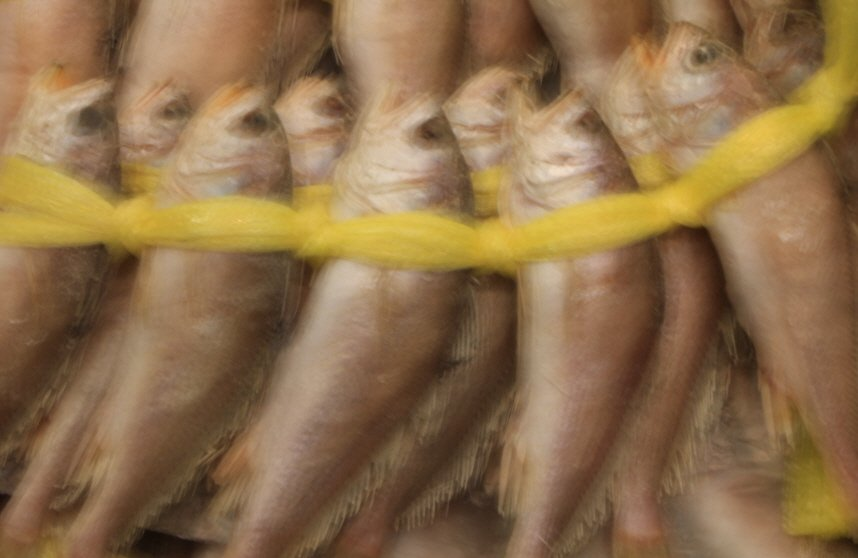
%> input picture fishes.jpg, 858 x 558 px
$ octave test_blind_deconv.m   (GNU Octave 9; MATLAB toolbox functions it lacks are replaced by stand-ins)
%> lines starting %> are read from the running program, lines starting %| are printed output that depends on the picture
### ms_blind_deconv.m
function [yorig, deblur, kernel, opts] = ms_blind_deconv(fn, opts)
%> called with fn = 'fishes.jpg'

%
% Do multi-scale blind deconvolution given input file name and options
% structure opts. Returns a double deblurred image along with estimated
% kernel. Following the kernel estimation, a non-blind deconvolution is run.
%
% Copyright (2011): Dilip Krishnan, Rob Fergus, New York University.
%

if (isempty(fn))
  if (isempty(opts.blur))
    fprintf('No image provided in fn or opts.blur!!!\n');
    return;
  else
    y = opts.blur;
  end;
else
  y = im2double(imread(fn));
end;

% prescale the image if it's too big; kernel size is defined for the SCALED image
for k = 1:size(y, 3)
  y1(:, :, k) = imresize(y(:, :, k), opts.prescale, 'bilinear');
end;
y = y1;

% save off for non-blind deconvolution
yorig = y;

% gamma correct
y = y.^opts.gamma_correct;

% use a window to estimate kernel
if (~isempty(opts.kernel_est_win))
  w = opts.kernel_est_win;
  if (size(y, 3) == 3)
    y = rgb2gray(y([w(1):w(3)], [w(2):w(4)], :));
  end;
else
  if (size(y, 3) == 3)
    y = rgb2gray(y);
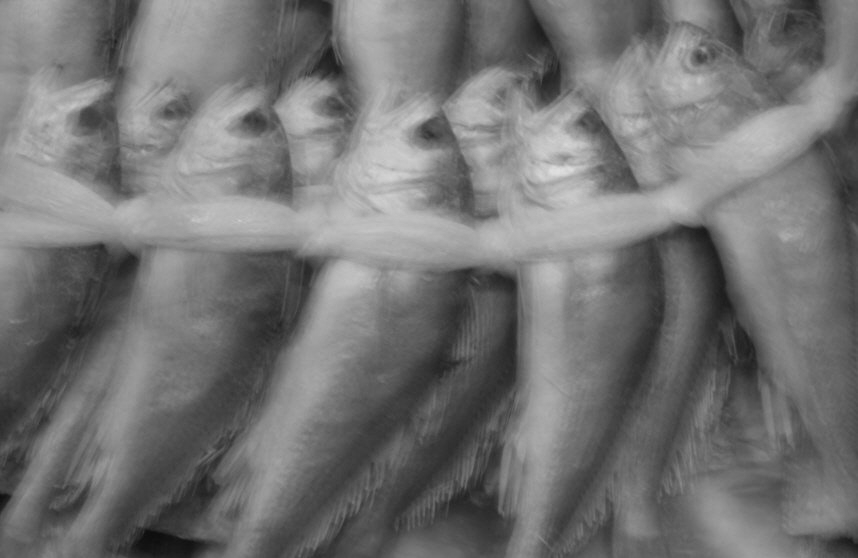
%> y: size 558x858 double; min 0.0526, max 0.881, mean 0.455
  end;
end;

b = zeros(opts.kernel_size);
bhs = floor(size(b, 1)/2);

% set kernel size for coarsest level - must be odd
minsize = max(5, 2*floor(((opts.kernel_size - 1)/16)) + 1);
fprintf('Kernel size at coarsest level is %d\n', minsize);

% derivative filters
dx = [-1 1; 0 0];
dy = [-1 0; 1 0];

% l2 norm of gradient images
l2norm = 6;

resize_step = sqrt(2);
% determine number of scales
num_scales = 1;
tmp = minsize;
while(tmp < opts.kernel_size)
  ksize(num_scales) = tmp;
  num_scales = num_scales + 1;
  tmp = ceil(tmp * resize_step);
  if (mod(tmp, 2) == 0)
    tmp = tmp + 1;
  end;
end;
ksize(num_scales) = opts.kernel_size;


% blind deconvolution - multiscale processing
for s = 1:num_scales
  if (s == 1)
    % at coarsest level, initialize kernel
    ks{s} = init_kernel(ksize(1));
    k1 = ksize(1);
    k2 = k1; % always square kernel assumed
  else
    % upsample kernel from previous level to next finer level
    k1 = ksize(s);
    k2 = k1; % always square kernel assumed

    % resize kernel from previous level
    tmp = ks{s-1};
    tmp(tmp<0) = 0;
    tmp = tmp/sum(tmp(:));
    ks{s} = imresize(tmp, [k1 k2], 'bilinear');
    % bilinear interpolantion not guaranteed to sum to 1 - so renormalize
    ks{s}(ks{s} < 0) = 0;
    sumk = sum(ks{s}(:));
    ks{s} = ks{s}./sumk;
  end;

  % image size at this level
  r = floor(size(y, 1) * k1 / size(b, 1));
  c = floor(size(y, 2) * k2 / size(b, 2));

  if (s == num_scales)
    r = size(y, 1);
    c = size(y, 2);
  end;

  fprintf('Processing scale %d/%d; kernel size %dx%d; image size %dx%d\n', ...
            s, num_scales, k1, k2, r, c);


  % resize y according to the ratio of filter sizes
  ys = imresize(y, [r c], 'bilinear');
  yx = conv2(ys, dx, 'valid');
  yy = conv2(ys, dy, 'valid');

  c = min(size(yx, 2), size(yy, 2));
  r = min(size(yx, 1), size(yy, 1));

  g = [yx yy];

  % [7 lines of commented-out code are left out]

  if (s == 1)
    ls{s} = g;
  else
    if (error_flag ~= 0)
      ls{s} = g;
    else
      % upscale the estimated derivative image from previous level
      c1 = (size(ls{s - 1}, 2)) / 2;
      tmp1 = ls{s - 1}(:, 1:c1);
      tmp1_up = imresize(tmp1, [r c], 'bilinear');
      tmp2 = ls{s - 1}(:, c1 + 1 : end);
      tmp2_up = imresize(tmp2, [r c], 'bilinear');
      ls{s} = [tmp1_up tmp2_up];
    end;
  end;

  % [8 lines of commented-out code are left out]
  opts.lambda{s} = opts.min_lambda;

  [ls{s} ks{s} error_flag] = ss_blind_deconv(g, ls{s}, ks{s}, opts.lambda{s}, ...
                                               opts.delta, opts.x_in_iter, opts.x_out_iter, ...
                                               opts.xk_iter, opts.k_reg_wt);

  if (error_flag < 0)
    ks{s}(:) = 0;
    ks{s}(ceil(size(ks{s}, 1)/2), ceil(size(ks{s}, 2)/2)) = 1;
    fprintf('Bad error - just set output to delta kernel and return\n');
  end;

   % center the kernel
  c1 = (size(ls{s}, 2)) / 2;
  tmp1 = ls{s}(:, 1:c1);
  tmp2 = ls{s}(:, c1 + 1 : end);
  [tmp1_shifted tmp2_shifted ks{s}] = center_kernel_separate(tmp1, tmp2, ks{s});
  ls{s} = [tmp1_shifted tmp2_shifted];

  % set elements below threshold to 0
  if (s == num_scales)
    kernel = ks{s};
    kernel(kernel(:) < opts.k_thresh * max(kernel(:))) = 0;
    kernel = kernel / sum(kernel(:));
  end;
end;
%> this loop made 1 pass
%> pass 1, in ms_blind_deconv, `yx = conv2(ys, dx, 'valid');`:
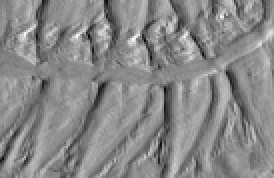
%> yx: size 89x137 double (shown 2 times larger); min -0.192, max 0.167, mean 0.000855; drawn with min black and max white
%> pass 1, in ms_blind_deconv, `yy = conv2(ys, dy, 'valid');`:
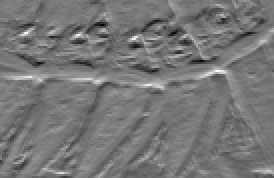
%> yy: size 89x137 double (shown 2 times larger); min -0.201, max 0.232, mean 0.000983; drawn with min black and max white
%> pass 1, in ms_blind_deconv, `g = [yx yy];`:
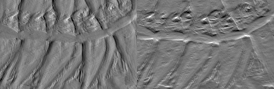
%> g: size 89x274 double; min -0.201, max 0.232, mean 0.000919; drawn with min black and max white

padsize = bhs;
dx = [1 -1];
dy = dx';

if (opts.use_ycbcr)
  if (size(yorig, 3) == 3)
    ycbcr = rgb2ycbcr(yorig);
  else
    ycbcr = yorig;
  end;
  opts.nb_alpha = 1;
end;

if (opts.use_ycbcr == 1)
    ypad = padarray(ycbcr(:,:,1), [padsize padsize], 'replicate', 'both');
    for a = 1:4
      ypad = edgetaper(ypad, kernel);
    end;

    tmp = fast_deconv_bregman(ypad, kernel, opts.nb_lambda, opts.nb_alpha);
    deblur(:, :, 1) = tmp(bhs + 1 : end - bhs, bhs + 1 : end - bhs);
    if (size(ycbcr, 3) == 3)
      deblur(:, :, 2:3) = ycbcr(:, :, 2:3);
      deblur = ycbcr2rgb(deblur);
    end;
else
  for j = 1:3
    ypad = padarray(yorig(:, :, j), [1 1] * bhs, 'replicate', 'both');
    for a = 1:4
      ypad = edgetaper(ypad, kernel);
    end;

    tmp = fast_deconv_bregman(ypad, kernel, opts.nb_lambda, opts.nb_alpha);
    deblur(:, :, j) = tmp(bhs + 1 : end - bhs, bhs + 1 : end - bhs);
  end;
end;

figure; imagesc([uint8(255*yorig) uint8(255*deblur)]); title(['Blurred/' ...
                    'deblurred']);
figure; imagesc(kernel); colormap gray; title('Kernel');

function [k] = init_kernel(minsize)
  k = zeros(minsize, minsize);
  k((minsize - 1)/2, (minsize - 1)/2:(minsize - 1)/2+1) = 1/2;

### ss_blind_deconv.m
function [x, k, error_flag] = ss_blind_deconv(y, x, k, lambda, delta, ...
                                              x_in_iter, x_out_iter, ...
                                              xk_iter, k_reg_wt)

%
% Do single-scale blind deconvolution using the input initializations
% x and k. The cost function being minimized is: min_{x,k}
% \lambda/2 |y - x \oplus k|^2 + |x|_1/|x|_2 + k_reg_wt*|k|_1
%

k_init = k;
khs = floor(size(k, 1) / 2);

[m, n] = size(y);
[k1, k2] = size(k);
m2 = n / 2;

% arrays to hold costs
lcost = [];
pcost = [];
totiter = 1;
error_flag = 0;

% Split y into 2 parts: x and y gradients; handle independently throughout
y1{1} = y(:, 1 : m2);
y1{2} = y(:, m2 + 1 : end);
y2{1} = y1{1}(khs + 1 : end - khs, khs + 1 : end - khs);
y2{2} = y1{2}(khs + 1 : end - khs, khs + 1 : end - khs);

x1{1} = x(:, 1 : m2);
x1{2} = x(:, m2 + 1 : end);

tmp1{1} = conv2(x1{1}, k, 'same') - y1{1};
tmp1{2} = conv2(x1{2}, k, 'same') - y1{2};

lcost(totiter) = (lambda/2)*(norm(tmp1{1}(:))^2 + norm(tmp1{2}(:))^2);
pcost(totiter) = norm(x1{1}(:), 1)/norm(x1{1}(:)) + norm(x1{2}(:), 1)/norm(x1{2}(:));

normy(1) = norm(y1{1}(:));
normy(2) = norm(y1{2}(:));

% mask
mask{1} = ones(size(x1{1}));
mask{2} = ones(size(x1{2}));

lambda_orig = lambda;
delta_orig = delta;

for iter = 1:xk_iter
  lambda = lambda_orig; %/(1.15^(xk_iter-iter)); % seems to work better
                        %without this
  skip_rest = 0;

  totiter_before_x = totiter;
  cost_before_x = lcost(totiter) + pcost(totiter);
  x2 = x1;

  while (delta > 1e-4)
    for out_iter = 1 : x_out_iter
      if (skip_rest)
        break;
      end;

      normx(1) = norm(x1{1}(:));
      normx(2) = norm(x1{2}(:));

      beta(1) = lambda * normx(1);
      beta(2) = lambda * normx(2);

      for inn_iter=1 : x_in_iter
        if (skip_rest)
          break;
        end;

        totiter = totiter + 1;
        lambdas(totiter) = lambda;
        x1prev = x1;

        v{1} = x1prev{1} + beta(1)*delta*conv2((y1{1} - conv2(x1prev{1}, k, 'same')) .* mask{1}, flipud(fliplr(k)), 'same');
        v{2} = x1prev{2} + beta(2)*delta*conv2((y1{2} - conv2(x1prev{2}, k, 'same')) .* mask{2}, flipud(fliplr(k)), 'same');

        x1{1} = max(abs(v{1}) - delta, 0) .* sign(v{1});
        x1{2} = max(abs(v{2}) - delta, 0) .* sign(v{2});

		x1{1} = x1{1}*normy(1)/norm(x1{1}(:));
		x1{2} = x1{2}*normy(2)/norm(x1{2}(:));

        tmp1{1} = conv2(x1{1}, k, 'same') - y1{1};
        tmp1{2} = conv2(x1{2}, k, 'same') - y1{2};

        lcost(totiter) = (lambda/2)*(norm(tmp1{1}(:))^2 + norm(tmp1{2}(:))^2);
        pcost(totiter) = norm(x1{1}(:), 1)/norm(x1{1}(:)) + norm(x1{2}(:), 1)/norm(x1{2}(:));
      end;
    end;

    % prevent blow up in costs due to going uphill; since l1/l2 is so
    % nonconvex it is sometimes difficult to prevent going uphill crazily.
    cost_after_x = lcost(totiter) + pcost(totiter);
    if (cost_after_x > 3*cost_before_x)
      totiter = totiter_before_x;
      x1 = x2;
      delta = delta/2;
      %break;
    else
      break;
    end;
  end;

  % set up options for the kernel estimation
  opts.use_fft = 1;
  opts.lambda = k_reg_wt;
  opts.pcg_tol=1e-4;
  opts.pcg_its = 1;

  k_prev = k;
%> the run ends on the next line
  k = pcg_kernel_irls_conv(k_prev, x1, y2, opts); % using conv2's
  k(k < 0) = 0;
  sumk = sum(k(:));
  k = k ./ sumk;
end;

% combine back into output
x(:, 1 : m2) = x1{1};
x(:, m2 + 1 : end) = x1{2};

figure; plot(lcost); hold on; plot(pcost, 'r'); plot(lcost+pcost, 'g');

### test_blind_deconv.m
opts.kernel_size = 25;

% set kernel_est_win to be the window used for estimating the kernel - if
% this option is empty, whole image will be used
opts.kernel_est_win = [];

% set initial downsampling size for really large images
opts.prescale = 1;

% This is the weight on the likelihood term - it should be decreased for
% noisier images; decreasing it usually makes the kernel "fatter";
% increasing makes the kernel "thinner".
opts.min_lambda = 250;

% Kernel regularization weight
opts.k_reg_wt = 1;

% set this to 1 for no gamma correction - default 1.0
opts.gamma_correct = 1.0;

% threshold on fine scale kernel elements
opts.k_thresh = 0.0;

% kernel initialiazation at coarsest level
% 0 = uniform; 1 = vertical bar; 2 = horizontal bar; 3 = tiny 2-pixel
% wide kernel at coarsest level
opts.kernel_init = 3;

% delta step size for ISTA updates; increasing this delta size is not a
% good idea since it may cause divergence. On the other hand decreasing
% it too much will make convergence much slower.
opts.delta = 0.001;

% inner/outer iterations for x estimation
opts.x_in_iter = 2;
opts.x_out_iter = 2;

% maximum number of x/k alternations per level; this is a trade-off
% between performance and quality.
opts.xk_iter = 21;

% non-blind settings
opts.nb_lambda = 3000;
opts.nb_alpha = 1.0;
opts.use_ycbcr = 1;

% [9 lines of commented-out code are left out]
fn = 'fishes.jpg'; opts.kernel_size = 31;

% [8 lines of commented-out code are left out]

[blur, deblur, kernel, opts] = ms_blind_deconv(fn, opts);

$ run again, with pietro.tif saved as fishes.jpg
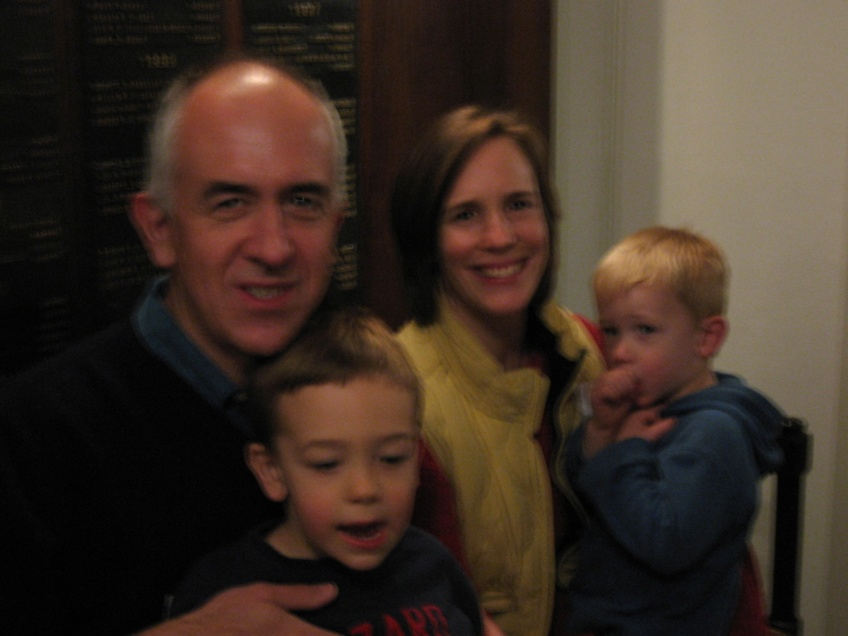
%> input picture pietro.tif, 848 x 636 px
%> the loop in ms_blind_deconv, `for s = 1:num_scales` made 1 pass
%> pass 1, in ms_blind_deconv, `yy = conv2(ys, dy, 'valid');`:
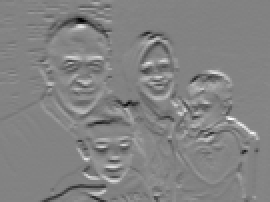
%> yy: size 101x135 double (shown 2 times larger); min -0.235, max 0.224, mean 0.00102; drawn with min black and max white
%> pass 1, in ms_blind_deconv, `g = [yx yy];`:
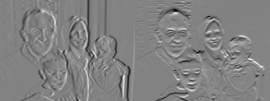
%> g: size 101x270 double; min -0.235, max 0.224, mean -0.00084; drawn with min black and max white

$ run again, with mukta.jpg copied over fishes.jpg
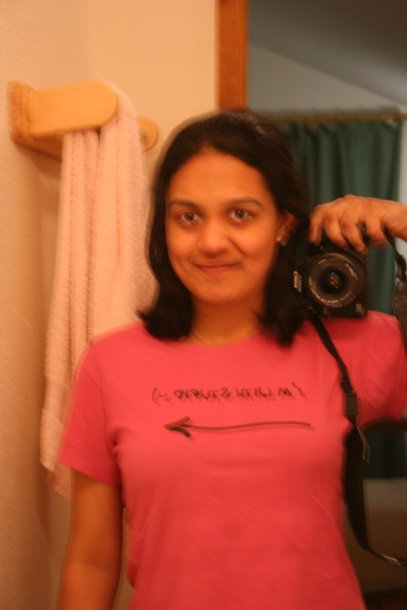
%> input picture mukta.jpg, 407 x 610 px
%> the loop in ms_blind_deconv, `for s = 1:num_scales` made 1 pass
%> pass 1, in ms_blind_deconv, `yy = conv2(ys, dy, 'valid');`:
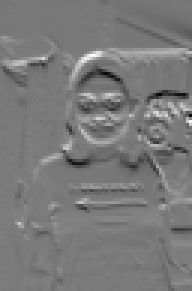
%> yy: size 97x64 double (shown 3 times larger); min -0.271, max 0.298, mean 0.00173; drawn with min black and max white
%> pass 1, in ms_blind_deconv, `g = [yx yy];`:
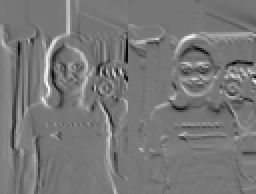
%> g: size 97x128 double (shown 2 times larger); min -0.275, max 0.316, mean 0.00335; drawn with min black and max white
